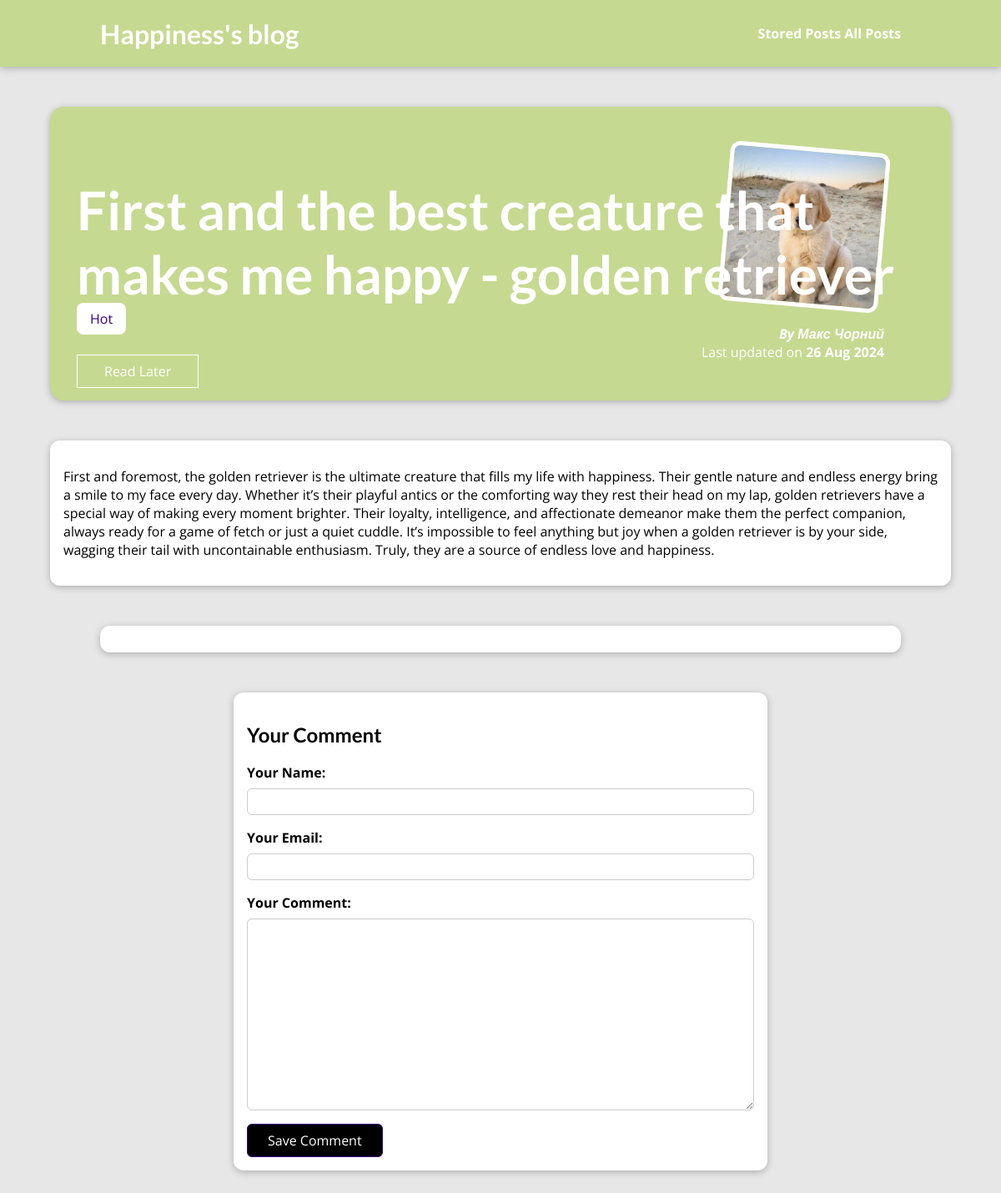
/posts/first-and-best-creature-makes-me-happy-golden-retr, run on the app's committed database.
### blog/models.py (models this page shows, shortened)
class Post(models.Model):
    title = models.CharField(max_length=150)
    excerpt = models.CharField(max_length=200)
    image = models.ImageField(upload_to="posts", null=True)
    date = models.DateField(auto_now=True)
    slug = models.SlugField(unique=True, db_index=True)
    content = models.TextField(validators=[MinLengthValidator(10)])
    author = models.ForeignKey(
        Author, on_delete=models.SET_NULL, null=True,related_name="posts")
    tags = models.ManyToManyField(Tag)

class Tag(models.Model):
  caption = models.CharField(max_length=20)

class Author(models.Model):
    first_name = models.CharField(max_length=100)
    last_name = models.CharField(max_length=100)
    email_address = models.EmailField()
    def full_name(self):
        return f"{self.first_name} {self.last_name}"
    def __str__(self):
        return self.full_name()

### blog/views.py (the view, shortened to what this page needs)
# urls.py: path("posts/<slug:slug>", views.SinglePostsView.as_view(), name="post-detail-page"),
class SinglePostsView(View):
    def is_stored_post(self, request, post_id):
       stored_posts = request.session.get("stored_posts")
       if stored_posts is not None:
         is_saved_for_later = post_id in stored_posts
       else:
         is_saved_for_later = False
       return is_saved_for_later
    def get(self, request, slug):
        post = Post.objects.get(slug=slug)
        context = {
            "post": post,
            "post_tags": post.tags.all(),
            "comment_form": CommentForm(),
            "comments": post.comments.all().order_by("-id"),
            "saved_for_later": self.is_stored_post(request, post.id)
        }
        return render(request, "post-detail.html", context)

### blog/forms.py
class CommentForm(forms.ModelForm):
    class Meta:
        model = Comment
        exclude = ["post"]
        labels = {
            "user_name":"Your Name",
            "user_email":"Your Email",
            "text":"Your Comment"
        }

### blog/templates/post-detail.html (shortened to what this page needs)
{% extends "base.html" %}
{% load static %}
{% block css_files %}
<link rel="stylesheet" href="{% static "post-datail.css" %}" />
{% endblock %}
{% block content %}
<section id="summary">
  <h2>{{ post.title }}</h2>
  <div>
    {% for tag in post_tags %}
      <span class="tag">{{ tag.caption }}</span>
    {% endfor %}
  </div>
  <div id="read-later">
    <form action="{% url "read-later" %}" method="POST">
      <button>
        {% if saved_for_later %}
          Remove from "Read Later" List
        {% else %}
          Read Later
        {% endif %}
      </button>
    </form>
  </div>
  <article>
    <img src="{{ post.image.url }}" alt="{{ post.title }}" />
    <address>By <a href="mailto:{{ post.author.email_address }}">{{ post.author }}</a></address>
    <div>Last updated on <time>{{ post.date|date:"d M Y" }}</time></div>
  </article>
</section>
<main>
  {{ post.content|linebreaks }}
</main>
<section id="comments">
</section>
<section id="comment-form">
  <h2>Your Comment</h2>
  <form action="{% url "post-detail-page" post.slug %}" method="POST">
    {% for form_field in comment_form %}
      <div class="form-control {% if form_field.errors %}invalid{% endif %}">
        {{ form_field.label_tag }}
        {{ form_field }}
      </div>
    {% endfor %}
    <button>Save Comment</button>
  </form>
</section>
{% endblock %}

### templates/base.html (shortened to what this page needs)
{% load static %}
<!DOCTYPE html>
<html lang="en">
<head>
    <link rel="stylesheet" href="{% static "app.css" %}">
    {% block css_files %}{% endblock %}
</head>
<body>
 <header id="main-navigation">
   <h1><a href="{% url "starting-page" %}">Happiness's blog </a></h1>
    <nav>
      <a href="{% url "read-later" %}">Stored Posts </a>
      <a href="{% url "posts-page" %}"> All Posts</a>
    </nav>
  </header>
   {% block content %}
   {% endblock %}
</body>
</html>

### static/app.css (style rules this page uses)
* { box-sizing: border-box; }
html { font-family: 'Open Sans', 'Lato', sans-serif; }
body { margin: 0; }
h1, h2, h3 { font-family: 'Lato', sans-serif; font-weight: bold; }
#main-navigation { width: 100%; height: 5rem; display: flex; justify-content: space-between; align-items: center; padding: 0 10%; position: absolute; top: 0; left: 0; }
#main-navigation a { text-decoration: none; color: white; font-weight: bold; }

### blog/static/post-datail.css (style rules this page uses)
body { background-color: #e7e7e7; }
#main-navigation { background: #c6d991; box-shadow: 0 2px 8px rgba(0, 0, 0, 0.25); }
#summary { margin: 8rem auto 3rem auto; padding: 2rem; width: 90%; max-width: 90rem; border-radius: 16px; background-color: #c6d991; position: relative; box-shadow: 0 2px 8px rgba(0, 0, 0, 0.25); height: 22rem; }
#summary h2 { color: white; font-size: 4rem; position: relative; z-index: 2; margin-bottom: 0.25rem; }
#summary article { position: absolute; top: 2rem; right: 3rem; padding: 1rem 2rem; border-radius: 12px; text-align: right; color: white; }
#summary article img { width: 12rem; height: 12rem; border-radius: 12px; transform: rotateZ(5deg); border: 5px solid white; margin-bottom: 1rem; z-index: 1; }
#summary address { font-weight: bold; }
#summary a { color: white; text-decoration: none; }
#summary time { font-weight: bold; }
#read-later { margin: 2rem 0; }
#read-later button { background-color: transparent; border: 1px solid white; padding: 0.5rem 2rem; font: inherit; color: white; cursor: pointer; }
main { width: 90%; max-width: 90rem; margin: 3rem auto; background-color: white; padding: 1rem; border-radius: 12px; box-shadow: 0 2px 8px rgba(0, 0, 0, 0.25); }
.tag { background-color: white; color: #390281; padding: 0.5rem 1rem; border-radius: 8px; width: max-content; }
#comment-form { margin: 3rem auto; width: 90%; max-width: 40rem; border-radius: 12px; background-color: white; box-shadow: 0 2px 8px rgba(0, 0, 0, 0.25); padding: 1rem; }
#comment-form button { font: inherit; background-color: black; color: white; border: 1px solid #390281; padding: 0.5rem 1.5rem; border-radius: 6px; cursor: pointer; }
.form-control { margin-bottom: 1rem; }
.form-control label { font-weight: bold; margin-bottom: 0.5rem; display: block; }
.form-control input, .form-control textarea { display: block; width: 100%; font: inherit; padding: 0.25rem; border-radius: 6px; border: 1px solid #ccc; }
#comments { margin: 3rem auto; width: 90%; max-width: 60rem; border-radius: 12px; background-color: white; box-shadow: 0 2px 8px rgba(0, 0, 0, 0.25); padding: 1rem 2rem; }

### data on the page
Post: title "First and the best creature that makes me happy - golden retriever", image (picture), author "Макс Чорний", date "26 Aug 2024", content "First and foremost, the golden retriever is the ultimate creature that fills my life with happiness. Their gentle nature and endless energy bring a smile to my face every day. Whether it’s their playful antics or the comforting way they rest their head on my lap, golden retrievers have a special way of making every moment brighter. Their loyalty, intelligence, and affectionate demeanor make them the perfect companion, always ready for a game of fetch or just a quiet cuddle. It’s impossible to feel anything but joy when a golden retriever is by your side, wagging their tail with uncontainable enthusiasm. Truly, they are a source of endless love and happiness."
Tag: caption "Hot"
